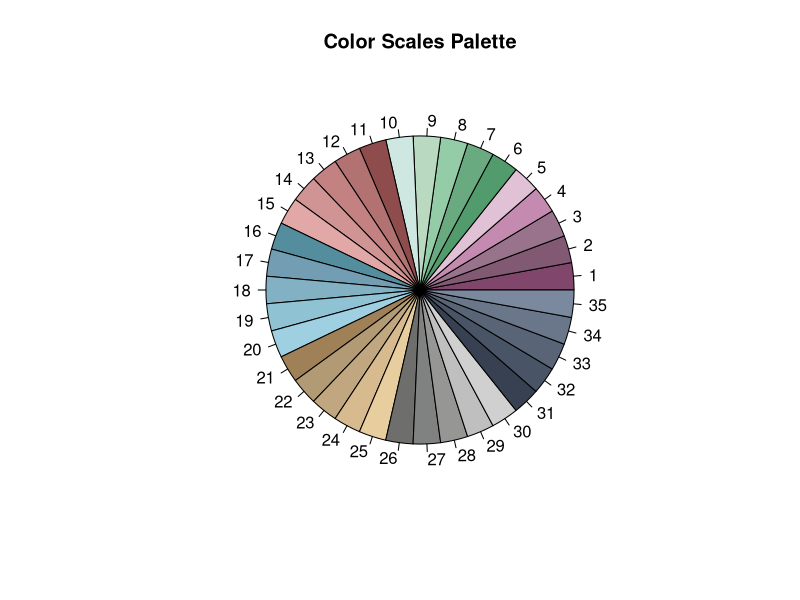

Here is the R script that generated this plot:
# > PROJECT INFO
# NAME: FUNCTION REPOSITORY
# LEAD: TEAM EFFORT
#
# > THIS SCRIPT
# AIM: BUILD GRAPHIC SPECIFIC FUNCTIONS
# AUTHOR: TEAM EFFORT
#
# > EDIT DETAILS
# BY: -
# ON: -
#
# > NOTES
# 1: -





# SET OR VIEW THE GRAPHICS PALETTE ------------------------------------------------------------------------------------------------------------------

palette()   # obtain the current palette

# KINDS OF PALETTE
palette(gray(seq(0,.9,len = 20))) # gray scales
palette(rainbow(6)) # six color rainbow


# INPUT scales
INPUT.colors     <- c("#80466B", "#825972", "#99738C", "#C58AAF", "#E0C1D5", "#529B6C", "#6AAA81", "#94CCA8", "#B9D9C1", "#CEE7E0", "#8F4C4D",
                      "#B27272", "#C38181", "#D09494","#E2A8A7", "#548D9D", "#739DB2", "#82B1C3", "#8FC2D2", "#9FD0E1", "#A08157", "#B29B74",
                      "#C0A780", "#D7BB8E", "#E8CE9F", "#6E6E6D", "#808181", "#969695","#C0BFBF", "#D0D0D1", "#374151", "#495466", "#596577", 
                      "#6A7689", "#7A899E")

# colors associated to the numbers
# creates a palette

palette(INPUT.colors)  # sets the palette


# INPUT scales with contrast
INPUT.colors.contrast <- c("#80466B", "#825972", "#99738C", "#C58AAF", "#E0C1D5", "#529B6C", "#6AAA81", "#94CCA8", "#B9D9C1", "#CEE7E0", "#8F4C4D",
                           "#B27272", "#C38181", "#D09494","#E2A8A7", "#548D9D", "#739DB2", "#82B1C3", "#8FC2D2", "#9FD0E1", "#A08157", "#B29B74",
                           "#C0A780", "#D7BB8E", "#E8CE9F", "#6E6E6D", "#808181", "#969695","#C0BFBF", "#D0D0D1", "#374151", "#495466", "#596577", 
                           "#6A7689", "#7A899E", "firebrick")

# colors associated to the numbers
# creates a palette

palette(INPUT.colors.contrast)

# colors associated to the numbers
# creates a palette

# CPI scales
CPI.colors <- c("#B43535", "#DB6530", "#EAC483", "#37746C", "#557CA0", "#815871", "#6D6E70", "#A7A9AB")
# colors associated to the numbers
# creates a palette

palette(CPI.colors)  # sets the palette



# PLOT
# matplot(outer(1:100, 1:30), type = "l", lty = 1,lwd = 2, col = CPI.colors[1:8],
#       main = "Color Scales Palette")   # color rainbow

pie(rep(1, 35), col = INPUT.colors[1:35], main = "Color Scales Palette")  # color wheel
# notice this works regardless
# notice this works regardless
# of the current palette


# pie(rep(1, 28), col = 1:28, main = "Color Scales Palette")  # this, however, depends on the current palette
# notice the description of palette():
#   View or manipulate the color palette
#   which is used when a col= has a
#   numeric index.

# palette("default")    # reset to the default





# BASIC GGPLOT MAP CONSTRUCTION THEME ---------------------------------------------------------------------------------------------------------------
# NOTES ON GGPLOT :
# ggplot can only do one hole per poly. To plot polygons with multiple holes, e.g. deter clouds, place factor(hole) inside fill and col arguments
# and determine colours for both inside and outside of holes. See code on deter clouds maps for example.

theme_CPI <- function(base_size = 10, font = "Calibri") {

  
  theme(
       
        # AXIS
        axis.title.x=element_blank(),  # element_blank() removes feature
        axis.text.x=element_blank(),
        axis.ticks.x=element_blank(),
        axis.title.y=element_blank(),
        axis.text.y=element_blank(),
        axis.ticks.y=element_blank(),
        
        
        # BACKGRUND
        panel.background = element_rect(fill="white", colour="white", color="white"),
        
        
        # LEGEND
        legend.position="bottom",
        legend.box = "horizontal",
        legend.title =  element_blank(),
        legend.background = element_rect(fill="transparent", colour= NA),
        legend.key        = element_rect(fill="transparent", colour= NA , size=5),
        legend.margin     = margin(t = 0, unit='cm'), 
        legend.text	      = element_text(size=10),
        legend.justification=c(0.5, 0),
        legend.spacing.x  = unit(0.2, 'cm'),
        
    

  
        # TITLE
        plot.title    = element_text(size = 13, face = "bold", hjust=0.5),
        plot.subtitle = element_text(size = 9, hjust = 0.5))
    
  }
  

theme_CPI_graphs <- function(base_size = 10, font = "Calibri") {
  
  
  theme(
    

    # AXIS
    axis.line = element_line(size = 1),
    axis.title = element_text(size = 14, face = "bold"),
    axis.text =  element_text(size = 13),

    
    # BACKGRUND
    panel.background    = element_rect(fill = NA, colour = NA), 
    panel.grid.major.x  = element_blank(),
    panel.grid.major.y  = element_line(colour = INPUT.colors[29], linetype = "solid"), 

    
    
    # LEGEND
    legend.position   = "bottom",
    legend.box        = "horizontal",
    legend.title      =  element_blank(),
    legend.background = element_rect(fill="transparent", colour= NA),
    legend.key        = element_rect(fill="transparent", colour= NA , size=5),
    legend.margin     = margin(t = 0, unit='cm'), 
    legend.text	      = element_text(size=13.5),
    legend.justification=c(0.5, 0),
    legend.spacing.x  = unit(0.2, 'cm'),
    
    
    
    # TITLE
    plot.title    = element_text(size = 15, face = "bold", hjust=0.5),
    plot.subtitle = element_text(size = 12, hjust = 0.5))
  
}

# 
print( "*** ATTENTION! - ALWAYS RESPECT THE ORDER IN LEVELS(FACTOR(COLUMN_NAME)) WHEN SETTING COLORS AND LEGENDS MANUALLY! ***")
    




# END OF SCRIPT ------------------------------------------------------------------------------------------------------------------------------------- 
